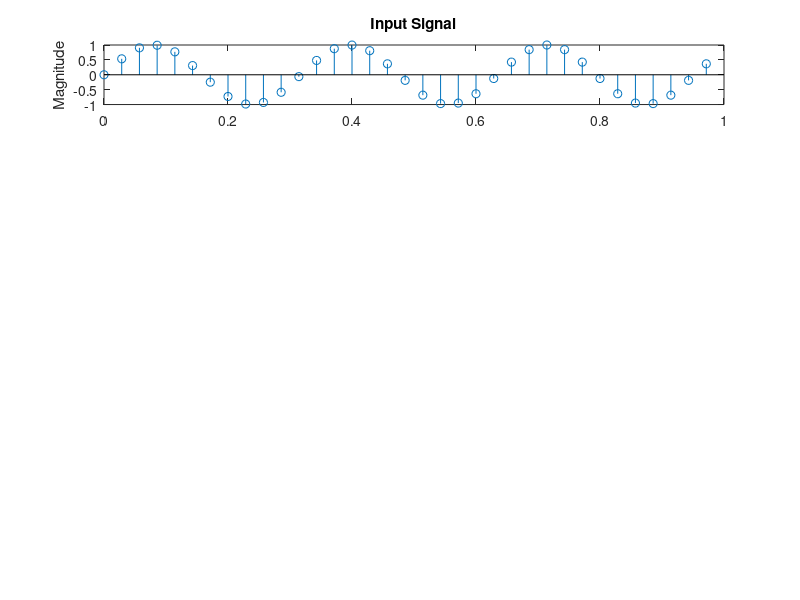

Write MATLAB code to recreate this figure. (Note: this script raises an error after producing the figure.)
clear all
close all
N = 35; % number of points
Fs = 1000; % sampling frequency
Fsig = 90; % signal frequency
columns = 7; %7
rows = 5;%5

t = (0:N-1)/N;
sig =sin(2*pi*Fsig*(0:N-1)/Fs);
subplot(5,1,1);
stem(t, sig); 
title('Input Signal');
ylabel('Magnitude');
%sig = 0:34;

tic
for v = 1:10
    X = DTFTfunction(sig);
end
tDTFT = toc;
display('Time Taken for DTFT')
disp(tDTFT)
subplot(5,1,2)
stem(20*log10(abs(X)), 'b');
ylabel('Magnitude (dB)');
title('DTFT');

tic
for v = 1:10
    % Reshape
    X = reshape(sig, [columns rows]).';
    % DTFT Columns
    for x = 1:columns
        X(:,x) = DTFTfunction(X(:,x));
    end

    % Twiddle Factor Operations
    for x = 1:columns
        for y = 1:rows
            X(y,x)=X(y,x)*exp((-2*pi*(y-1)*(x-1)/N)*1i);
        end
    end

    %DTFT Rows
    for y = 1:rows
        X(y,:) = DTFTfunction(X(y,:));
    end

    % Reshape
    X = reshape(X, 1, N);
end

tFFT = toc;
display('Time Taken for FFT')
disp(tFFT);
% Display
hold on

subplot(5,1,3)
stem(20*log10(abs(abs(X))), 'r');
ylabel('Magnitude (dB)');
title('Cooley-Tukey FFT');
subplot(5,1,4)
stem(20*log10(abs(abs(fft(sig)))), 'g'); 
ylabel('Magnitude (dB)');
title('Matlab FFT');
%legend('DTFT', 'Cooley-Tukey', 'MATLAB fft()')


%reshape data
x = 1;
y = 1;
for i = 1:35
    DTFTGT(y, x) = sig(i);
    x = mod(x, columns)+1;
    y = mod(y, rows)+1;
end

for x = 1:7
        DTFTGT(:,x) = DTFTfunction(DTFTGT(:,x));
end

for y = 1:5
        DTFTGT(y,:) = DTFTfunction(DTFTGT(y,:));
end

for x = 1:7
    for y = 1:5
        k = mod(5*(x-1)+7*(y-1),35)+1;
        dataout(k) = DTFTGT(y,x);
    end
end
dataout;
hold on
subplot(5,1,5)
stem(20*log10(abs(dataout)))
ylabel('Magnitude (dB)');
title('Good-Thomas');